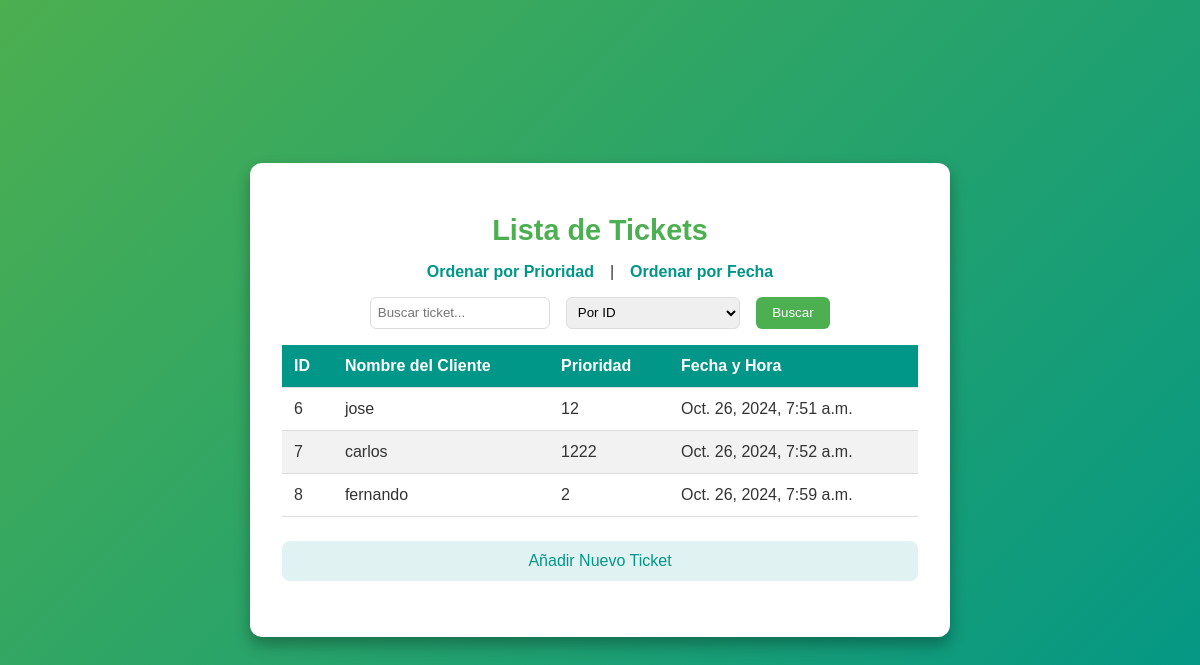
/tickets/view/?order_by=timestamp, run on an earlier commit of the app's database.
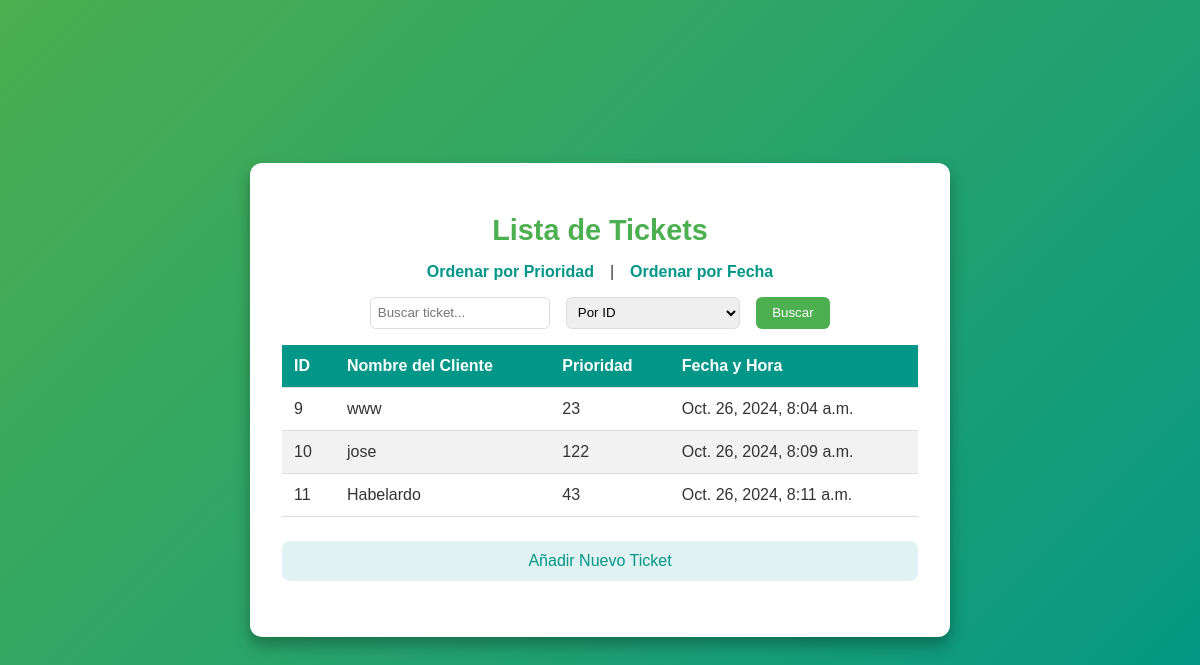
And on a later commit of the database.
### core/models.py (models this page shows, shortened)
class Ticket(models.Model):
    client_name = models.CharField(max_length=100)
    priority = models.IntegerField()
    timestamp = models.DateTimeField(auto_now_add=True)

### core/views.py (the view)
# urls.py: path('view/', views.view_tickets, name='view_tickets'),
def view_tickets(request):
    order_by = request.GET.get('order_by', 'priority')
    if order_by == 'timestamp':
        tickets = ticket_manager.get_all_tickets_sorted_by_timestamp()
    else:
        tickets = ticket_manager.get_all_tickets_sorted_by_priority()
    message = request.GET.get('message')
    return render(request, 'view_tickets.html', {'tickets': tickets, 'message': message})

### core/ticket_manager.py (called while the page is built)
    def get_all_tickets_sorted_by_timestamp(self):
        return Ticket.objects.order_by('timestamp')

### core/templates/view_tickets.html (shortened to what this page needs)
<!DOCTYPE html>
<html lang="es">
<head>
    <link rel="stylesheet" href="https://cdnjs.cloudflare.com/ajax/libs/font-awesome/6.0.0-beta3/css/all.min.css">
</head>
<body>
    <div class="container">
        <h1>Lista de Tickets</h1>
        <div class="order-links">
            <a href="?order_by=priority">Ordenar por Prioridad</a> |
            <a href="?order_by=timestamp">Ordenar por Fecha</a>
        </div>
        <form method="GET" action="{% url 'search_ticket' %}" class="search-container">
            <input type="text" name="query" placeholder="Buscar ticket...">
            <select name="search_by">
                <option value="id">Por ID</option>
            </select>
            <button type="submit">Buscar</button>
        </form>
        <table>
            <thead>
                <tr>
                    <th>ID</th>
                    <th>Nombre del Cliente</th>
                    <th>Prioridad</th>
                    <th>Fecha y Hora</th>
                </tr>
            </thead>
            <tbody>
                {% for ticket in tickets %}
                <tr>
                    <td>{{ ticket.id }}</td>
                    <td>{{ ticket.client_name }}</td>
                    <td>{{ ticket.priority }}</td>
                    <td>{{ ticket.timestamp }}</td>
                </tr>
                {% empty %}
                <tr>
                    <td colspan="4" style="text-align: center;">No hay tickets disponibles</td>
                </tr>
                {% endfor %}
            </tbody>
        </table>
        <a class="link" href="{% url 'add_ticket' %}">Añadir Nuevo Ticket</a>
    </div>
</body>
</html>

What changed in the data, as far as the page shows it:
removed Ticket: id "6", client_name "jose", priority "12", timestamp "Oct. 26, 2024, 7:51 a.m."
removed Ticket: id "7", client_name "carlos", priority "1222", timestamp "Oct. 26, 2024, 7:52 a.m."
removed Ticket: id "8", client_name "fernando", priority "2", timestamp "Oct. 26, 2024, 7:59 a.m."
added Ticket: id "9", client_name "www", priority "23", timestamp "Oct. 26, 2024, 8:04 a.m."
added Ticket: id "10", client_name "jose", priority "122", timestamp "Oct. 26, 2024, 8:09 a.m."
added Ticket: id "11", client_name "Habelardo", priority "43", timestamp "Oct. 26, 2024, 8:11 a.m."
